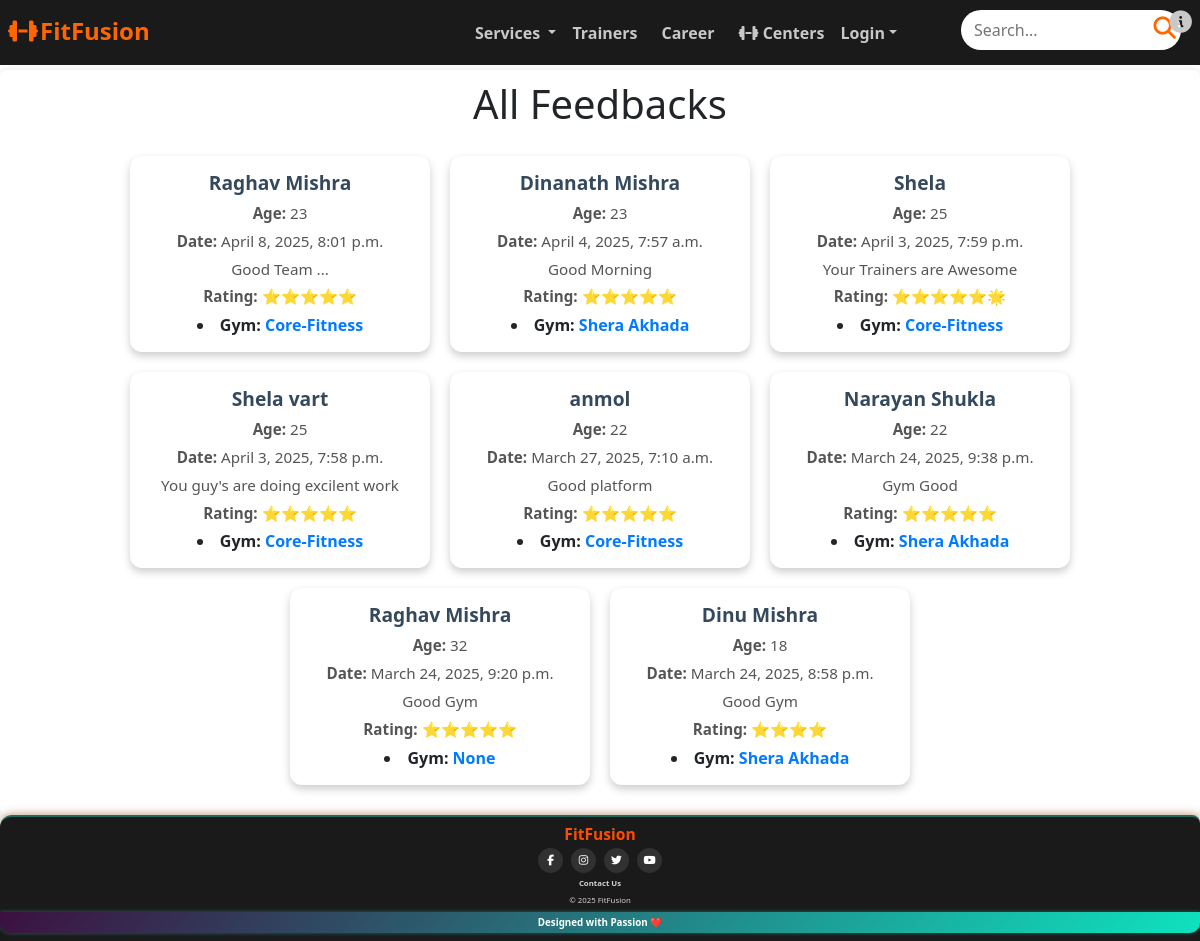
/review/, run on the app's committed database.
### gym/models.py (models this page shows, shortened)
class Feedback(models.Model):
    name = models.CharField(max_length=40)
    age = models.IntegerField(default=18)
    rating = models.CharField(max_length=20)
    feedback = models.TextField()
    date = models.DateTimeField(auto_now_add=True)
    gym = models.ForeignKey(Gym,  on_delete=models.SET_NULL,  blank=True,  null=True,  related_name='feedbacks')

class Gym(models.Model):
    gym_id = models.CharField(max_length=50, primary_key=True)  # Unique ID for the gym
    password = models.CharField(max_length=128)  # Storing password (consider hashing it)
    owner_name =models.CharField(max_length=100)
    gym_name = models.CharField(max_length=100, unique=True)
    gym_city = models.CharField(max_length=50)
    contact = models.CharField(max_length=15, blank=True, null=True)
    address = models.CharField(max_length=150)
    opening_hours = models.CharField(max_length=100, default='6:00 AM - 10:00 PM')
    gym_image = models.ImageField(upload_to='gym/gym_images', blank=True, null=True)
    payment = models.BooleanField(default=False)
    def __str__(self):
        return self.gym_name

### gym/views.py (the view)
# urls.py: path('review/',views.review,name='review'),
def review(request):
   feed_list = Feedback.objects.order_by('-date')
   context={'feed_key':feed_list}
   return render(request,'gym/html/feed.html',context)

### gym/templates/gym/html/feed.html (shortened to what this page needs)
<!DOCTYPE html>
<html lang="en">
{% load static %}
<head>
    {% include 'gym/common_files/common_css.html' %}
</head>
<body>
    {% include 'gym/common_files/common_header1.html' %}
    <div class="main-body"><h1>All Feedbacks</h1>
        <div class="event-container">
            {% if feed_key %}
                {% for feed in feed_key %}
                    <div class="event-card">
                        <div class="event-body">
                            <h3 class="event-title">{{ feed.name }}</h3>
                            <p class="event-info"><strong>Age:</strong> {{ feed.age }}</p>
                            <p class="event-info"><strong>Date:</strong> {{ feed.date }}</p>
                            <p class="event-info"><strong></strong> {{ feed.feedback }}</p>
                            <p class="event-info"><strong>Rating:</strong> {{ feed.rating }}</p>
                            <li><strong>Gym: <a href="javascript:void(0);" style="text-decoration: none; color: #007bff;">{{ feed.gym }}</a></strong></li>
                        </div>
                    </div>
                {% endfor %}
            {% else %}
                <p class="no-events">🚀 No upcoming events! Stay tuned for updates.</p>
            {% endif %}
        </div>
    </div>
    {% include 'gym/common_files/common_footer.html' %}
</body>
</html>

### gym/static/gym/CSS/fit_fusion.css (style rules this page uses)
* { margin: 0; padding: 0; box-sizing: border-box; }
body { font-family: Arial, sans-serif; background-color: #f5f5f5; color: #333; line-height: 1.6; display: flex; flex-direction: column; min-height: 100vh; }
.main-body { width: 100%; margin: auto; flex: 1; background: white; padding: 10px; border-radius: 8px; box-shadow: 0 0 10px rgba(0, 0, 0, 0.1); }
h1, h2, h3 { color: #222; margin-bottom: 15px; }
body::before { content: ""; display: block; height: 70px; }

### gym/templates/gym/html/feed.html (style rules this page uses)
body { font-family: Arial, sans-serif; background-color: #f4f4f4; }
h1 { text-align: center; color: #2c3e50; margin-top: 20px; }
.event-container { display: flex; flex-wrap: wrap; justify-content: center; gap: 20px; padding: 20px; }
.event-card { width: 300px; background: #fff; border-radius: 12px; box-shadow: 0 4px 8px rgba(0, 0, 0, 0.2); overflow: hidden; transition: transform 0.3s ease-in-out; }
.event-body { padding: 15px; text-align: center; }
.event-title { font-size: 1.2rem; font-weight: bold; color: #34495e; }
.event-info { font-size: 0.95rem; color: #555; margin: 5px 0; }

### data on the page
Feedback: name "Raghav Mishra", age "23", date "April 8, 2025, 8:01 p.m.", feedback "Good Team ...", rating "⭐⭐⭐⭐⭐", gym "Core-Fitness"
Feedback: name "Dinanath Mishra", age "23", date "April 4, 2025, 7:57 a.m.", feedback "Good Morning", rating "⭐⭐⭐⭐⭐", gym "Shera Akhada"
Feedback: name "Shela", age "25", date "April 3, 2025, 7:59 p.m.", feedback "Your Trainers are Awesome", rating "⭐⭐⭐⭐⭐🌟", gym "Core-Fitness"
Feedback: name "Shela vart", age "25", date "April 3, 2025, 7:58 p.m.", feedback "You guy's are doing excilent work", rating "⭐⭐⭐⭐⭐", gym "Core-Fitness"
Feedback: name "anmol", age "22", date "March 27, 2025, 7:10 a.m.", feedback "Good platform", rating "⭐⭐⭐⭐⭐", gym "Core-Fitness"
Feedback: name "Narayan Shukla", age "22", date "March 24, 2025, 9:38 p.m.", feedback "Gym Good", rating "⭐⭐⭐⭐⭐", gym "Shera Akhada"
Feedback: name "Raghav Mishra", age "32", date "March 24, 2025, 9:20 p.m.", feedback "Good Gym", rating "⭐⭐⭐⭐⭐", gym "None"
Feedback: name "Dinu Mishra", age "18", date "March 24, 2025, 8:58 p.m.", feedback "Good Gym", rating "⭐⭐⭐⭐", gym "Shera Akhada"
